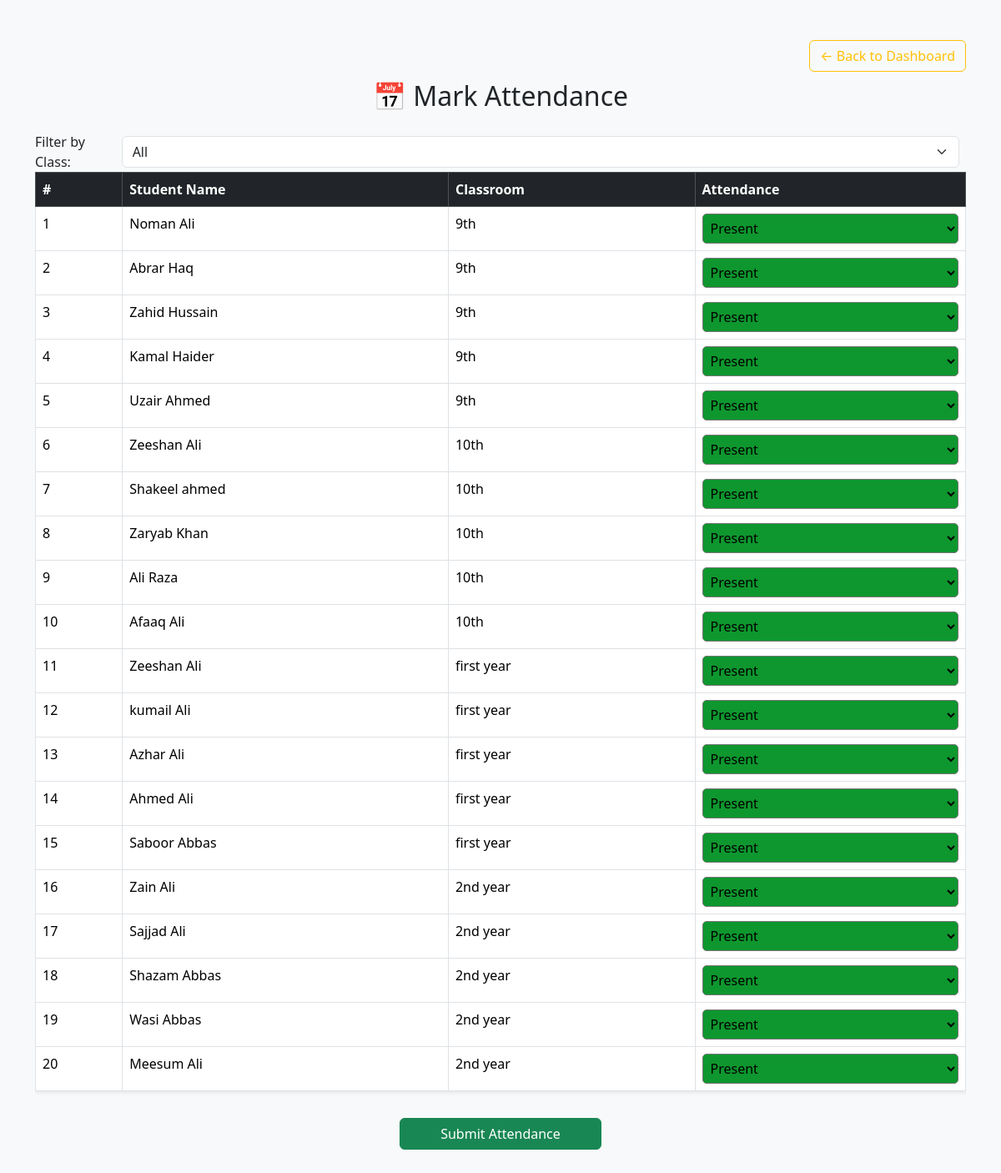
The app's page /t_attendance/ (signed in) with its own data.
### app_Admin/models/student.py (models this page shows, shortened)
class Student(models.Model):
    user = models.OneToOneField(User, on_delete=models.CASCADE)
    id=models.CharField(max_length=250, primary_key=True)
    first_name=models.CharField(max_length=250)
    last_name=models.CharField(max_length=250)
    classroom=models.ForeignKey(Classroom, on_delete=models.CASCADE)
    address=models.TextField()
    teacher=models.ManyToManyField(Teacher, related_name="teachers")
    subject=models.ManyToManyField(Subject,related_name="subjects")
    email=models.EmailField(unique=True, default='@')
    contact_no=models.CharField(max_length=11, default='XXXXXXXXXXX')

### app_Admin/models/classroom.py (models this page shows, shortened)
class Classroom(models.Model):
    id=models.IntegerField(max_length=2, primary_key=True)
    name=models.CharField(max_length=50,default='class')

### app_Admin/views_part/teacher_view.py (the view, shortened to what this page needs)
# urls.py: path('t_attendance/', views.markAttendance.as_view(), name='t_attendance'),
class markAttendance(View):
    def get(self,request):
        teacher = Teacher.objects.get(user=request.user)
        classrooms = teacher.classroom.all()
        selected_classroom_id = request.GET.get('classroom')
        students = Student.objects.filter(classroom__in=classrooms)
        if selected_classroom_id:
            students = students.filter(classroom__id=selected_classroom_id)
        return render(request, 't_attendance.html', {
        'students': students,
        'classrooms': classrooms,
    })

### app_Admin/templates/t_attendance.html (shortened to what this page needs)
{% load static %}
<!DOCTYPE html>
<html lang="en">
<head>
  <link href="https://cdn.jsdelivr.net/npm/bootstrap@5.3.3/dist/css/bootstrap.min.css" rel="stylesheet">
</head>
<body class="bg-light">
  <div class="container pt-5">
    <a href="{% url 'dashboard_teachers' %}" class="btn btn-outline-warning float-end ">← Back to Dashboard</a>
  </div>
    <div class="container py-5">
    <h2 class="mb-4 text-center">📅 Mark Attendance</h2>
    <form method="get" class="d-flex align-items-center">
        <label for="classroom" class="me-2 mb-0">Filter by Class:</label>
        <select name="classroom" id="classroom" class="form-select me-2" onchange="this.form.submit()">
          <option value="">All</option>
        </select>
    </form>
    <form method="POST" onsubmit="return confirm('Are you sure you want to submit attendance?');">
      <div class="table-responsive">
        <table class="table table-bordered bg-white shadow-sm">
          <thead class="table-dark">
            <tr>
              <th>#</th>
              <th>Student Name</th>
              <th>Classroom</th>
              <th>Attendance</th>
            </tr>
          </thead>
          <tbody>
            {% for student in students %}
            <tr>
              <td>{{ forloop.counter }}</td>
              <td>{{ student.first_name }} {{ student.last_name }}</td>
              <td>{{ student.classroom.name }}</td>
              <td>
                <select name="attendance_{{ student.id }}" class="attendance-select" onchange="updateStyle(this)">
                  <option value="PRESENT" class="present">Present</option>
                </select>
              </td>
            </tr>
            {% empty %}
            <tr>
              <td colspan="4" class="text-center text-muted">No students found.</td>
            </tr>
            {% endfor %}
          </tbody>
        </table>
      </div>
      <div class="text-center">
        <button type="submit" class="btn btn-success px-5 mt-3">Submit Attendance</button>
      </div>
    </form>
  </div>
</body>
</html>

### app_Admin/templates/t_attendance.html (style rules this page uses)
select.attendance-select { width: 100%; padding: 5px; border-radius: 5px; }
.present { background-color:rgb(14, 151, 46); color:rgb(0, 0, 0); }

### records on screen
Student: first_name "Noman", last_name "Ali", classroom.name "9th", id "Present"
Student: first_name "Abrar", last_name "Haq", classroom.name "9th", id "Present"
Student: first_name "Zahid", last_name "Hussain", classroom.name "9th", id "Present"
Student: first_name "Kamal", last_name "Haider", classroom.name "9th", id "Present"
Student: first_name "Uzair", last_name "Ahmed", classroom.name "9th", id "Present"
Student: first_name "Zeeshan", last_name "Ali", classroom.name "10th", id "Present"
Student: first_name "Shakeel", last_name "ahmed", classroom.name "10th", id "Present"
Student: first_name "Zaryab", last_name "Khan", classroom.name "10th", id "Present"
Student: first_name "Ali", last_name "Raza", classroom.name "10th", id "Present"
Student: first_name "Afaaq", last_name "Ali", classroom.name "10th", id "Present"
Student: first_name "Zeeshan", last_name "Ali", classroom.name "first year", id "Present"
Student: first_name "kumail", last_name "Ali", classroom.name "first year", id "Present"
Student: first_name "Azhar", last_name "Ali", classroom.name "first year", id "Present"
Student: first_name "Ahmed", last_name "Ali", classroom.name "first year", id "Present"
Student: first_name "Saboor", last_name "Abbas", classroom.name "first year", id "Present"
Student: first_name "Zain", last_name "Ali", classroom.name "2nd year", id "Present"
Student: first_name "Sajjad", last_name "Ali", classroom.name "2nd year", id "Present"
Student: first_name "Shazam", last_name "Abbas", classroom.name "2nd year", id "Present"
Student: first_name "Wasi", last_name "Abbas", classroom.name "2nd year", id "Present"
Student: first_name "Meesum", last_name "Ali", classroom.name "2nd year", id "Present"
